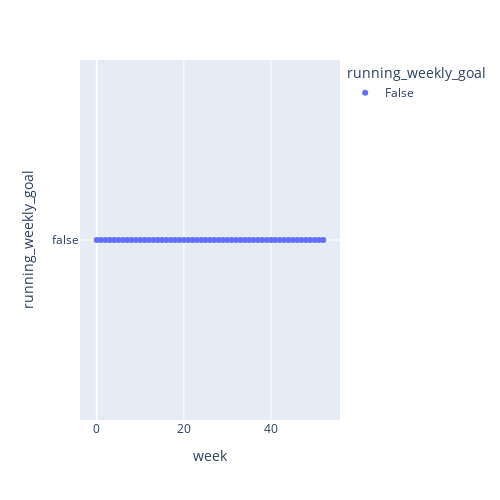

Write notebook code for a chart like this one.
### Code cell
fig=px.scatter(grouped,x='week', y='running_weekly_goal',width=500, height=500,color='running_weekly_goal')
fig.show()

### Figure 1 — Plotly figure (JSON) as saved in the notebook; plotly's stock layout.template omitted (floating-point values rounded to 4 significant figures)
{"data": [{"hovertemplate": "running_weekly_goal=%{y}<br>week=%{x}<extra></extra>", "legendgroup": "False", "marker": {"color": "#636efa", "symbol": "circle"}, "mode": "markers", "name": "False", "orientation": "h", "showlegend": true, "type": "scatter", "x": [0, 1, 2, 3, 4, 5, 6, 7, 8, 9, 10, 11, 12, 13, 14, 15, 16, 17, 18, 19, 20, 21, 22, 23, 24, 25, 26, 27, 28, 29, 30, 31, 32, 33, 34, 35, 36, 37, 38, 39, 40, 41, 42, 43, 44, 45, 46, 47, 48, 49, 50, 51, 52], "xaxis": "x", "y": [false, false, false, false, false, false, false, false, false, false, false, false, false, false, false, false, false, false, false, false, false, false, false, false, false, false, false, false, false, false, false, false, false, false, false, false, false, false, false, false, false, false, false, false, false, false, false, false, false, false, false, false, false], "yaxis": "y"}], "layout": {"height": 500, "legend": {"title": {"text": "running_weekly_goal"}, "tracegroupgap": 0}, "margin": {"t": 60}, "width": 500, "xaxis": {"anchor": "y", "domain": [0, 1], "title": {"text": "week"}}, "yaxis": {"anchor": "x", "categoryarray": [false], "categoryorder": "array", "domain": [0, 1], "title": {"text": "running_weekly_goal"}}}}
